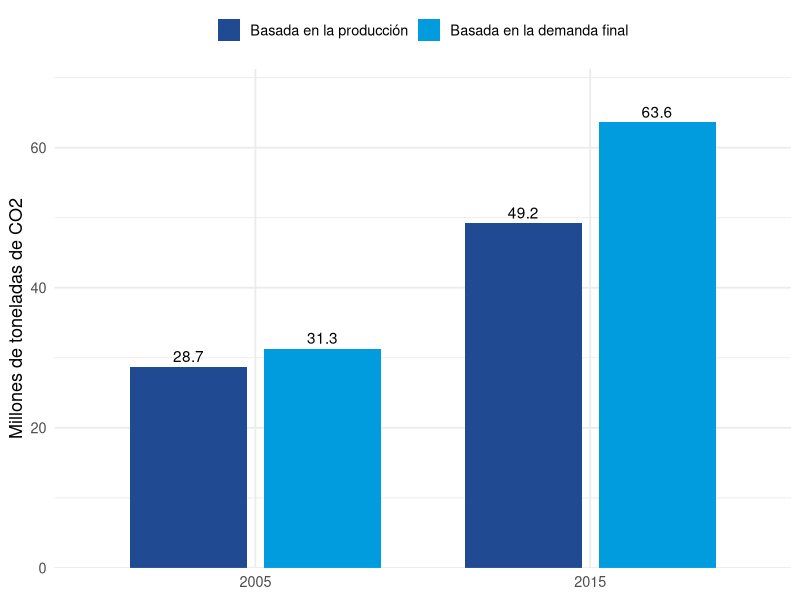
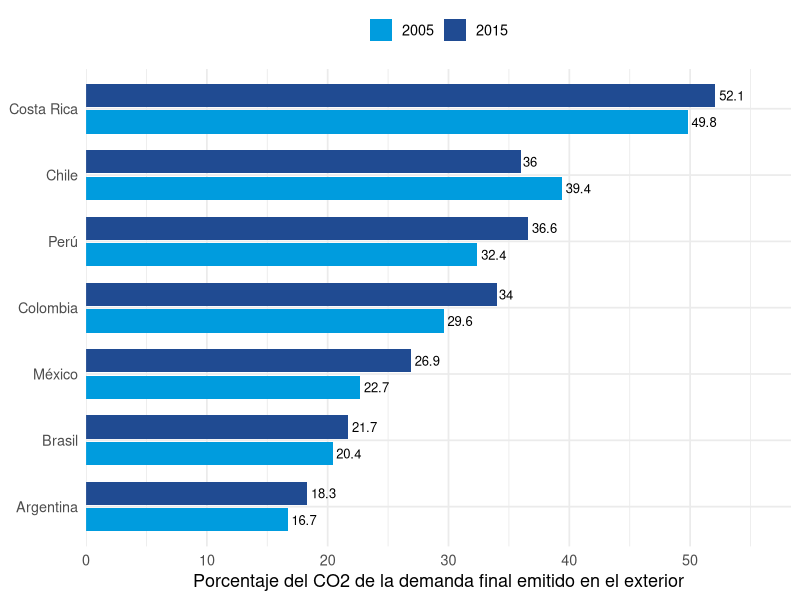

Write the R code that produced these figures, in order.
## ---- chunk 1
#| label: datos-oecd
library(ggplot2)

# Anexos D y E de Yamano y Guilhoto (2020), millones de toneladas de CO2
oecd <- data.frame(
  pais = c("Perú", "Chile", "Colombia", "México", "Argentina", "Brasil", "Costa Rica"),
  prod_2005 = c(28.7, 61.3, 56.5, 423.6, 152.3, 321.1, 6.2),
  prod_2015 = c(49.2, 86.7, 82.8, 453.0, 195.0, 461.2, 8.0),
  dem_2005 = c(31.3, 61.1, 63.6, 449.4, 141.2, 312.8, 9.0),
  dem_2015 = c(63.6, 89.2, 97.4, 485.5, 216.0, 475.4, 13.5),
  pc_2005 = c(1.1, 3.8, 1.5, 4.1, 3.6, 1.7, 2.1),
  pc_2015 = c(2.0, 5.0, 2.0, 3.9, 5.0, 2.3, 2.8),
  ext_2005 = c(32.4, 39.4, 29.6, 22.7, 16.7, 20.4, 49.8),
  ext_2015 = c(36.6, 36.0, 34.0, 26.9, 18.3, 21.7, 52.1)
)
## ---- chunk 2
#| label: fig-peru
#| fig-cap: "Perú: emisiones de CO2 por combustión según base de contabilidad, 2005 y 2015 (millones de toneladas). Fuente: Yamano y Guilhoto (2020), anexo D."
#| fig-height: 3.8
peru <- data.frame(
  anio = rep(c("2005", "2015"), each = 2),
  base = factor(
    rep(c("Basada en la producción", "Basada en la demanda final"), times = 2),
    levels = c("Basada en la producción", "Basada en la demanda final")
  ),
  valor = c(28.7, 31.3, 49.2, 63.6)
)
ggplot(peru, aes(x = anio, y = valor, fill = base)) +
  geom_col(position = position_dodge(width = 0.8), width = 0.7) +
  geom_text(aes(label = valor), position = position_dodge(width = 0.8), vjust = -0.4) +
  scale_fill_manual(values = c("#204B92", "#009CDE")) +
  scale_y_continuous(expand = expansion(mult = c(0, 0.12))) +
  labs(x = NULL, y = "Millones de toneladas de CO2", fill = NULL) +
  theme_minimal(base_size = 13) +
  theme(legend.position = "top")
## ---- chunk 3
#| label: fig-ext
#| fig-cap: "Parte del CO2 asociado con la demanda final que se emite en el exterior, 2005 y 2015 (porcentaje). Fuente: Yamano y Guilhoto (2020), anexo E."
#| fig-height: 4.2
ext <- data.frame(
  pais = rep(oecd$pais, times = 2),
  anio = rep(c("2005", "2015"), each = nrow(oecd)),
  valor = c(oecd$ext_2005, oecd$ext_2015)
)
ext$pais <- reorder(ext$pais, ext$valor, FUN = max)
ggplot(ext, aes(y = pais, x = valor, fill = anio)) +
  geom_col(position = position_dodge(width = 0.8), width = 0.7) +
  geom_text(aes(label = valor), position = position_dodge(width = 0.8), hjust = -0.15, size = 3.3) +
  scale_fill_manual(values = c("#009CDE", "#204B92")) +
  scale_x_continuous(expand = expansion(mult = c(0, 0.12))) +
  labs(x = "Porcentaje del CO2 de la demanda final emitido en el exterior", y = NULL, fill = NULL) +
  theme_minimal(base_size = 13) +
  theme(legend.position = "top")
## ---- chunk 4
#| label: tbl-oecd
#| tbl-cap: "América Latina: CO2 por combustión según la OCDE, 2015 (millones de toneladas, salvo indicación) y parte emitida en el exterior"
tab <- data.frame(
  País = oecd$pais,
  `Producción 2015` = oecd$prod_2015,
  `Demanda final 2015` = oecd$dem_2015,
  `Saldo neto 2015` = round(oecd$dem_2015 - oecd$prod_2015, 1),
  `Demanda per cápita 2005 (t)` = oecd$pc_2005,
  `Demanda per cápita 2015 (t)` = oecd$pc_2015,
  `Emitido en el exterior 2015 (%)` = oecd$ext_2015,
  check.names = FALSE
)
knitr::kable(tab, align = c("l", rep("r", 6)))
